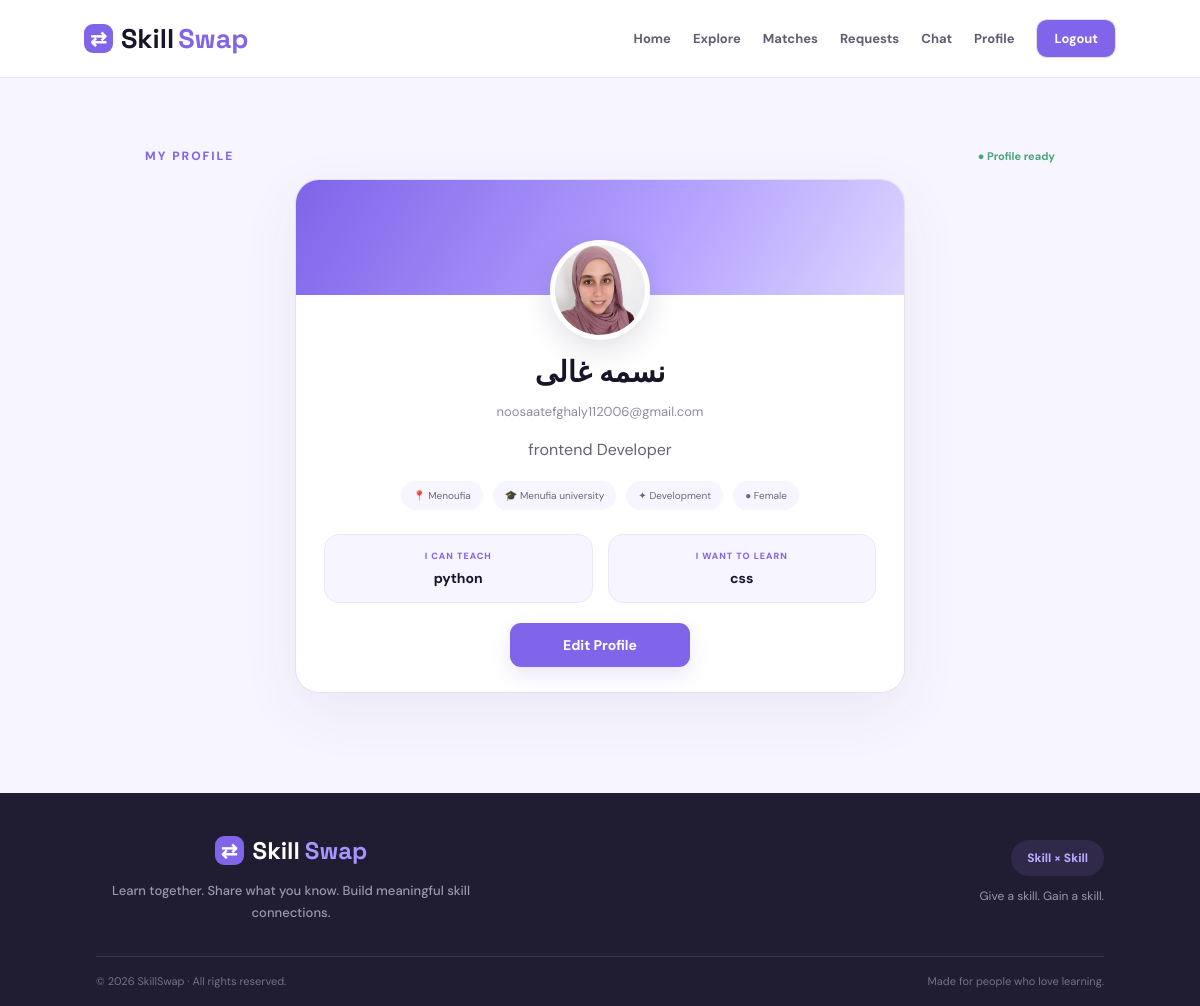
Screenshot of /profile (signed in) with the database file from the repository.
### tables this page shows
CREATE TABLE users (
 id INTEGER PRIMARY KEY AUTOINCREMENT, name TEXT NOT NULL, email TEXT UNIQUE NOT NULL,
 password TEXT NOT NULL, bio TEXT DEFAULT '', teach TEXT DEFAULT '', learn TEXT DEFAULT '',
 avatar TEXT DEFAULT '', college TEXT DEFAULT '', governorate TEXT DEFAULT '',
 category TEXT DEFAULT 'Development', available INTEGER DEFAULT 1, gender TEXT DEFAULT ''
);

### app.py (the view)
@app.route("/profile")
def profile():
    if not current_user():
        return redirect(url_for("login"))
    user = current_user()
    completed = bool(user["bio"] or user["teach"] or user["learn"] or user["avatar"] or user["college"] or user["governorate"])
    return render_template("profile.html", profile_user=user, completed=completed)

### app.py (called while the page is built)
def get_db():
    conn = sqlite3.connect("skillswap.db")
    conn.row_factory = sqlite3.Row
    conn.execute("PRAGMA foreign_keys = ON")
    return conn

def current_user():
    if "user_id" not in session:
        return None
    conn = get_db()
    user = conn.execute("SELECT * FROM users WHERE id=?", (session["user_id"],)).fetchone()
    conn.close()
    return user

@app.context_processor
def global_data():
    return {"current_user": current_user()}

### templates/profile.html (shortened to what this page needs)
<!DOCTYPE html>
<html lang="en">
<head>
    <link rel="stylesheet" href="/static/css/style.css">
</head>
<body>
    <nav class="navbar">
        <a href="/" class="brand"><span class="brand-mark">⇄</span><span>Skill</span><b>Swap</b></a>
        <div class="nav-links">
            <a href="/">Home</a>
            {% if current_user %}
                <a href="/explore">Explore</a>
                <a href="/matches">Matches</a>
                <a href="/requests">Requests</a>
                <a href="/chat">Chat</a>
                <a href="/profile">Profile</a>
                <a class="nav-logout" href="/logout">Logout</a>
            {% else %}
                <a href="/login">Login</a>
                <a class="nav-cta" href="/signup">Get Started</a>
            {% endif %}
        </div>
    </nav>
    <main>
<section class="profile-wrap">
    {% if completed %}
        <div class="profile-heading"><span class="eyebrow">MY PROFILE</span><span class="profile-ready">● Profile ready</span></div>
        <article class="profile-card">
            <div class="profile-cover"><div class="profile-avatar large">{% if profile_user.avatar %}<img src="{{ profile_user.avatar }}" alt="Profile image">{% else %}{{ profile_user.name[0] }}{% endif %}</div></div>
            <div class="profile-main"><div class="profile-info"><h1>{{ profile_user.name }}</h1><p class="email">{{ profile_user.email }}</p><p class="bio">{{ profile_user.bio or 'A SkillSwap member ready to learn and share skills.' }}</p><div class="profile-location"><span>📍 {{ profile_user.governorate or 'Location not set' }}</span><span>🎓 {{ profile_user.college or 'College not set' }}</span><span>✦ {{ profile_user.category or 'Skill category' }}</span>{% if profile_user.gender %}<span>● {{ profile_user.gender }}</span>{% endif %}</div></div></div>
            <div class="profile-skills"><div><span>I CAN TEACH</span><strong>{{ profile_user.teach or 'Add a skill' }}</strong></div><div><span>I WANT TO LEARN</span><strong>{{ profile_user.learn or 'Add a goal' }}</strong></div></div>
            <div class="profile-action"><a class="btn btn-primary profile-edit-btn" href="/profile/edit">Edit Profile</a></div>
        </article>
    {% else %}
        <div class="empty-profile"><div class="empty-icon">✦</div><span class="eyebrow">ONE LAST STEP</span><h1>Complete your profile</h1><p>Tell people what you can teach and what you want to learn so they can discover you.</p><a class="btn btn-primary" href="/profile/edit">Build My Profile</a></div>
    {% endif %}
</section>
    </main>
    <footer class="site-footer">
        <div class="footer-main">
            <div class="footer-about">
                <div class="footer-brand"><span class="brand-mark">⇄</span><span>Skill</span><b>Swap</b></div>
                <p>Learn together. Share what you know. Build meaningful skill connections.</p>
            </div>
            <div class="footer-skill">
                <span>Skill × Skill</span>
                <p>Give a skill. Gain a skill.</p>
            </div>
        </div>
        <div class="footer-bottom">
            <span>© 2026 SkillSwap · All rights reserved.</span>
            <span>Made for people who love learning.</span>
        </div>
    </footer>
</body>
</html>

### rows the page displays
users: avatar (picture), name "نسمه غالى", email "noosaatefghaly112006@gmail.com", bio "frontend Developer", governorate "Menoufia", college "Menufia university", category "Development", gender "Female", teach "python", learn "css"
